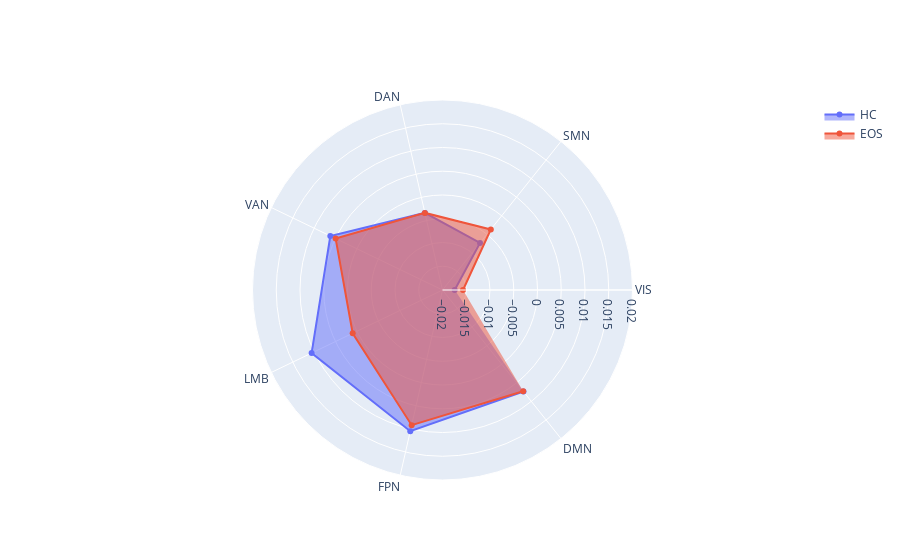

The code cell stored with this chart in its notebook:
### Code cell
# plot radar of functional networks of gradients
import plotly.graph_objects as go
categories = ['VIS', 'SMN', 'DAN', 'VAN', 'LMB', 'FPN', 'DMN']
fig = go.Figure()
fig.add_trace(go.Scatterpolar(
      r=[-0.0174342376185578,
-0.00733290357390114,
-0.00335553498463777,
0.00621597759607811,
0.0105836131795144,
0.0104967033047134,
0.00733621557492980],
      theta=categories,
      fill='toself',
      name='HC'
))
fig.add_trace(go.Scatterpolar(
      r=[-0.0156817721377945,
-0.00369076457278049,
-0.00335270316733032,
0.00497447554122626,
0.000988946717760862,
0.00919178643070589,
0.00725065565094976],
      theta=categories,
      fill='toself',
      name='EOS'
))
fig.update_layout(
  polar=dict(
    radialaxis=dict(
      visible=True,
      range=[-0.02, 0.02]
    )),
  showlegend=True
)
fig.write_image("/media/shuang/data/Covariance/yeo7.svg")
fig.show()

### Figure 1 — Plotly figure (JSON) as saved in the notebook; plotly's stock layout.template omitted (floating-point values rounded to 4 significant figures)
{"data": [{"fill": "toself", "name": "HC", "r": [-0.01743, -0.007333, -0.003356, 0.006216, 0.01058, 0.0105, 0.007336], "theta": ["VIS", "SMN", "DAN", "VAN", "LMB", "FPN", "DMN"], "type": "scatterpolar"}, {"fill": "toself", "name": "EOS", "r": [-0.01568, -0.003691, -0.003353, 0.004974, 0.0009889, 0.009192, 0.007251], "theta": ["VIS", "SMN", "DAN", "VAN", "LMB", "FPN", "DMN"], "type": "scatterpolar"}], "layout": {"polar": {"radialaxis": {"range": [-0.02, 0.02], "visible": true}}, "showlegend": true}}
